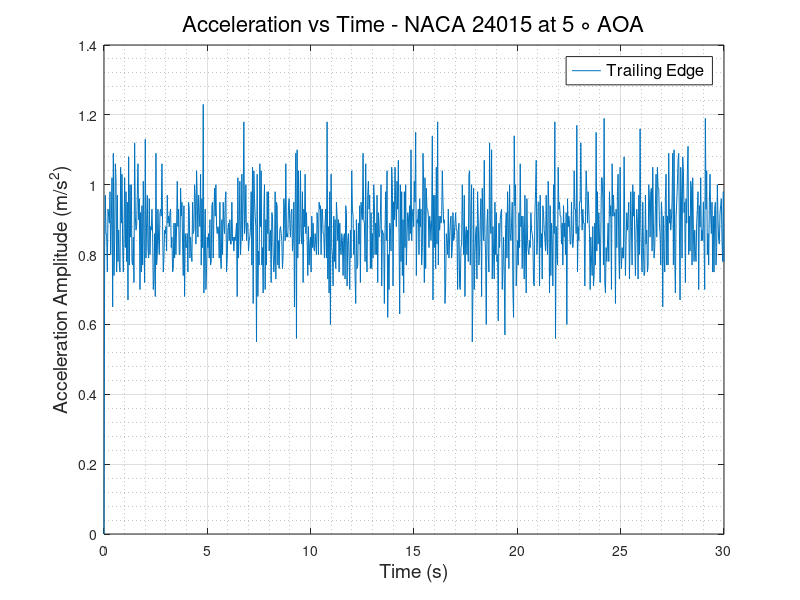
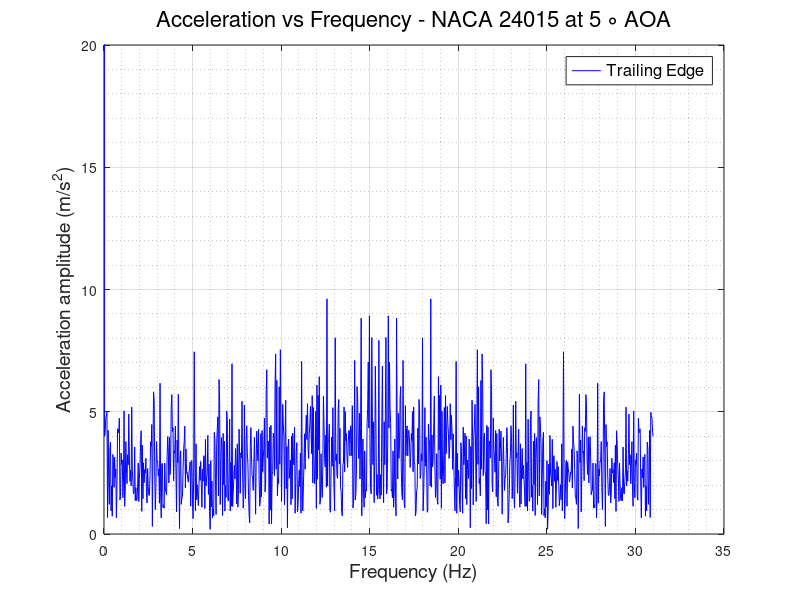

Here is the MATLAB script that generated these plots, in order:
clc
clear
close all
%% READING ACCELEROMETER DATA and defining Variables
                      % TRAILING EDGE %
data   = xlsread('TE_600rpm.csv');
TE_time   = data(:,1);
TE_X_acc  = data(:,2);
TE_Y_acc  = data(:,3);
TE_Z_acc  = data(:,4);
TE_R_acc  = sqrt(TE_X_acc.^2 + TE_Y_acc.^2 + TE_Z_acc.^2);
% plot(TE_time,TE_R_acc)
N      = numel(TE_time);
Ts     = abs(diff(TE_time(1:2)));
fs     = 1/Ts;
f_axis = [0:N-1]*fs/N;
A_freq_TE = fft(TE_Z_acc);
figure(1)
plot(TE_time, TE_Z_acc)
grid on
grid minor
xlabel('Time (s)','FontSize',14,'FontWeight','normal')
ylabel('Acceleration Amplitude (m/s^2)','FontSize',14,'FontWeight','normal')
legend ('Trailing Edge','FontSize',12,'FontWeight','normal')
title('Acceleration vs Time - NACA 24015 at 5 \circ AOA','FontSize',16,'FontWeight','normal')
% ylim([0.5 2])
figure(2)
plot(f_axis,abs(A_freq_TE),'-b','LineWidth',0.5)
grid on 
grid minor
ylabel('Acceleration amplitude (m/s^2)','FontSize',14,'FontWeight','normal')
xlabel('Frequency (Hz)','FontSize',14,'FontWeight','normal')
ylim([0 20])
legend ('Trailing Edge','FontSize',12,'FontWeight','normal')
title('Acceleration vs Frequency - NACA 24015 at 5 \circ AOA','FontSize',16,'FontWeight','normal')
